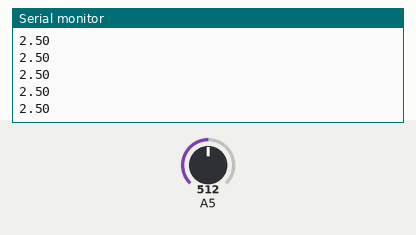
Bench run of a sketch on a simulated Arduino Uno, built with avr-gcc and run on an emulated ATmega328P. On the bench: the last lines printed to the serial monitor. Inputs (shaded band) come from the test bench; at power-on: A5 = 512.

Above: at 1.2 s.
1.3 s: A5 set to 716
At 1.9 s:
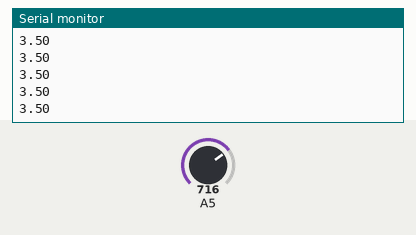
2.8 s: A5 set to 900
At 3.4 s:
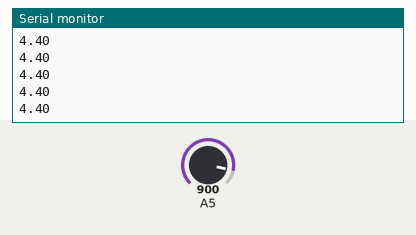
Timing chart, 0 to 5.8 s (numbered marks = the images above; inputs shaded):
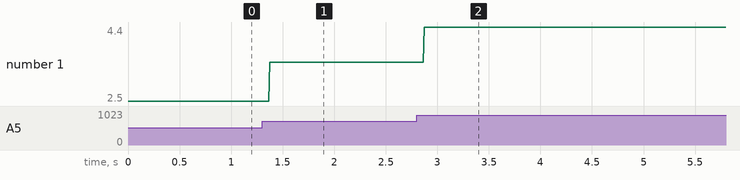

The sketch:

linesensor_test.ino
```cpp
void setup() {
  // put your setup code here, to run once:
  Serial.begin(9600);
}

void loop() {
  // put your main code here, to run repeatedly:
  int sensorValue = analogRead(A5);
  float voltage = sensorValue*(5.0/1023.0);
  Serial.println(voltage);
}
```

Measured:
- after the input at 1.3 s, the serial monitor: prints a new line after 0.07 s (image 1)
- after the input at 2.8 s, the serial monitor: prints a new line after 0.07 s (image 2)
- plotted number 1: 2.5 → 3.5 after the input at 1.3 s, 3.5 → 4.4 after the input at 2.8 s
